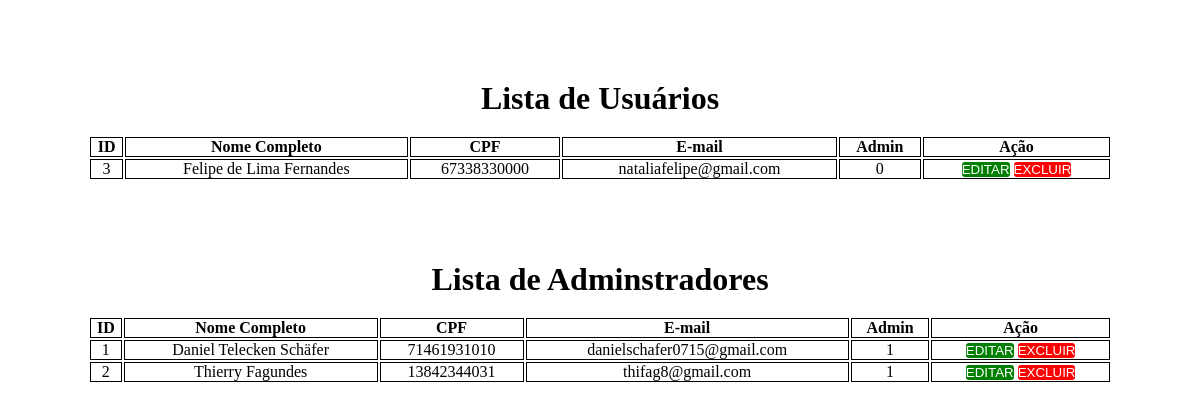
The app's page /admin/admin.php (signed in) with its own data.
### tables this page shows
CREATE TABLE `usuariocadastro` (
  `codigo` int(11) NOT NULL,
  `nome_completo` varchar(150) NOT NULL,
  `cpf` varchar(11) NOT NULL,
  `email` varchar(100) NOT NULL,
  `senha` varchar(50) NOT NULL,
  `admin` int(1) DEFAULT 0
);

### admin/admin.php (the view, shortened to what this page needs)
<?php
include('../php/conexao.php');
?>
<!DOCTYPE html>
<html lang="pt-BR">
<head>
</head>
<body>
    <h1 align="center">Lista de Usuários</h1>
    <br>
    <div align="center">
        <table id="tabelaUsers" class="table">
            <tr class="text">
                <th scope='col'>ID</th>
                <th scope='col'>Nome Completo</th>
                <th scope='col'>CPF</th>
                <th scope='col'>E-mail</th>
                <th scope='col'>Admin</th>
                <th scope='colgroup' colspan="2">Ação</th>
            </tr>
            <?php
                $query = 'SELECT * FROM usuariocadastro WHERE admin="0"';
                $result = mysqli_query($connect, $query);
                if($result AND $result->num_rows != 0) {
                    while($row = mysqli_fetch_assoc($result)) {
                        echo"<tr class='text-center'>
                            <td>".$row['codigo']."</td>
                            <td>".$row['nome_completo']."</td>
                            <td>".$row['cpf']."</td>
                            <td>".$row['email']."</td>
                            <td>".$row['admin']."</td>
                        ";
                        echo '<td>
                        <button class="btn-sucess"
                        onclick="location.href=\'editarUsuario.php?editar='.$row["codigo"].'\'">EDITAR</button>
                        <button class="btn-danger"
                        onclick="confirmarDelecao('.$row["codigo"].')">EXCLUIR</button>
                        </td>';
                    }
                }
            ?>
        </table>
    </div>
    <h1 align="center">Lista de Adminstradores</h1>
    <br>
    <div align="center">
        <table id="tabelaUsers" class="table">
            <tr class="text">
                <th scope='col'>ID</th>
                <th scope='col'>Nome Completo</th>
                <th scope='col'>CPF</th>
                <th scope='col'>E-mail</th>
                <th scope='col'>Admin</th>
                <th scope='colgroup' colspan="2">Ação</th>
            </tr>
            <?php
                $query = 'SELECT * FROM usuariocadastro WHERE admin="1"';
                $result = mysqli_query($connect, $query);
                if($result AND $result->num_rows != 0) {
                    while($row = mysqli_fetch_assoc($result)) {
                        echo"<tr class='text-center'>
                        <td>".$row['codigo']."</td>
                        <td>".$row['nome_completo']."</td>
                        <td>".$row['cpf']."</td>
                        <td>".$row['email']."</td>
                        <td>".$row['admin']."</td>
                    ";
                        echo '<td>
                        <button class="btn-sucess"
                        onclick="location.href=\'editarUsuario.php?editar='.$row["codigo"].'\'">EDITAR</button>
                        <button class="btn-danger"
                        onclick="confirmarDelecao('.$row["codigo"].')">EXCLUIR</button>
                        </td>';
                    }
                }
            ?>
        </table>
    </div>
</body>
</html>

### admin/admin.php (style rules this page uses)
* { margin:0; padding:0; }
h1 { padding-top: 80px }
table { max-width: 1024px; width: 100%; }
th, td { text-align: center; border: solid 1px black; }
button { cursor: pointer; border: none; color: #fff; border-radius: 3px; }
.btn-sucess { background-color: #007f00; }
.btn-danger { background-color: #ff0000; }

### records on screen
usuariocadastro: codigo "3", nome_completo "Felipe de Lima Fernandes", cpf "67338330000", email "nataliafelipe@gmail.com", admin "0"
usuariocadastro: codigo "1", nome_completo "Daniel Telecken Schäfer", cpf "71461931010", email "danielschafer0715@gmail.com", admin "1"
usuariocadastro: codigo "2", nome_completo "Thierry Fagundes", cpf "13842344031", email "thifag8@gmail.com", admin "1"
